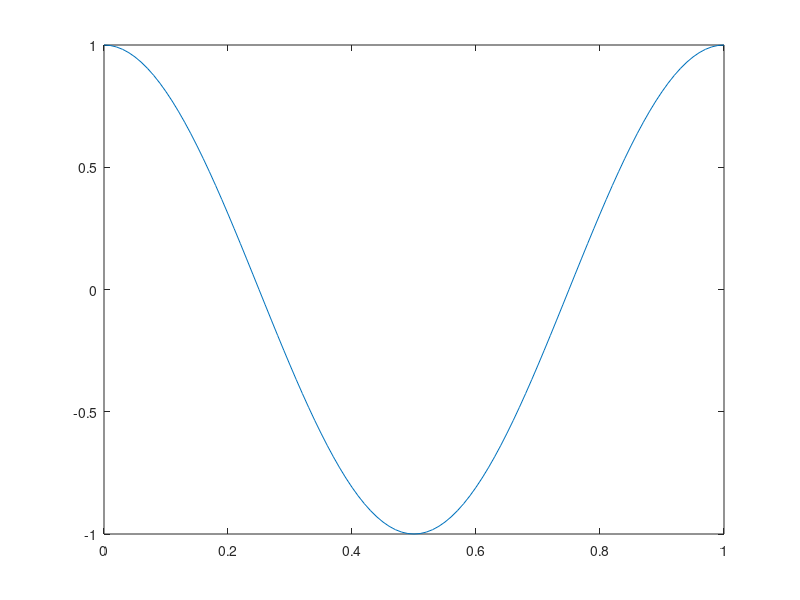

Write the MATLAB code that produced this figure.

## Author: Jackson Diamond <jackson@Jacksons-MBP.home>
## Created: 2022-01-07

clear;
home;

times = 1.0;
function retval = CosPlot (input1)
  times = input1
  t = [0.0:0.01:times];
  retval = plot(t,cos(2.0 * pi .* t));
endfunction
disp(CosPlot(times))
